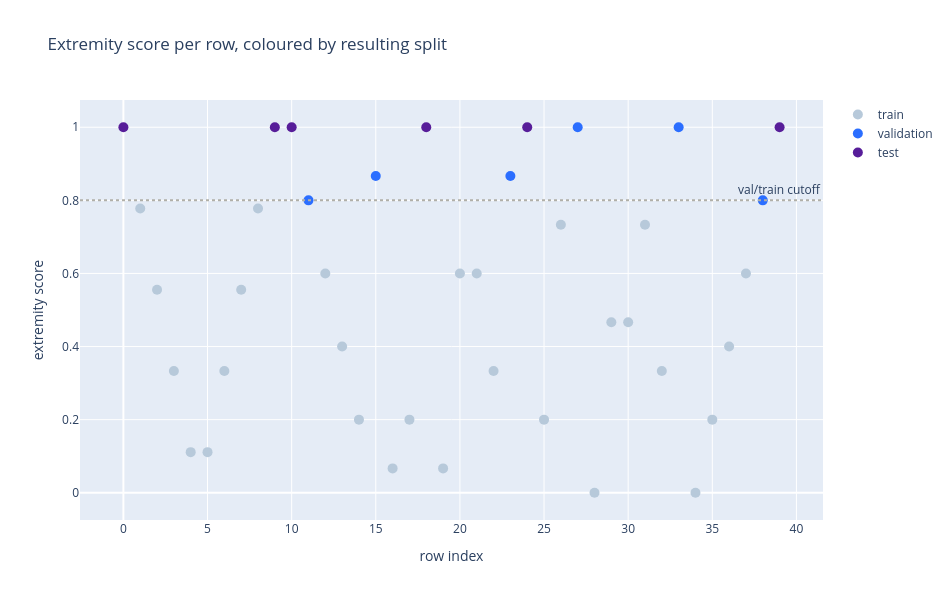

Notebook source saved alongside this figure:
### Markdown cell above
**Visual check** — the score that actually drove the split, one point per row:

### Code cell
row_ids = np.arange(n)

fig = go.Figure()
for s in ["train", "val", "test"]:
    mask = split == s
    fig.add_trace(go.Scatter(x=row_ids[mask], y=extremity[mask], mode="markers",
                              marker=dict(color=SPLIT_COLOR_OF[s], size=10,
                                          line=dict(color=SPLIT_COLORS["reference"], width=0.0)),
                              name=SPLIT_NAME_OF[s]))
fig.add_hline(y=extremity[order[11]], line_dash="dot", line_color=SPLIT_COLORS["neutral"],
              annotation_text="val/train cutoff")
fig.update_layout(title="Extremity score per row, coloured by resulting split",
                   xaxis_title="row index", yaxis_title="extremity score",
                   width=950, height=600)
fig.show()
fig.write_html(str(HTML_DIR / "A3_03_extremity_scatter.html"), include_plotlyjs="inline")

### Figure 1 — Plotly figure (JSON) as saved in the notebook; plotly's stock layout.template omitted (floating-point values rounded to 4 significant figures)
{"data": [{"marker": {"color": "#B7C9DA", "line": {"color": "#343A40", "width": 0}, "size": 10}, "mode": "markers", "name": "train", "type": "scatter", "x": [1, 2, 3, 4, 5, 6, 7, 8, 12, 13, 14, 16, 17, 19, 20, 21, 22, 25, 26, 28, 29, 30, 31, 32, 34, 35, 36, 37], "y": [0.7778, 0.5556, 0.3333, 0.1111, 0.1111, 0.3333, 0.5556, 0.7778, 0.6, 0.4, 0.2, 0.06667, 0.2, 0.06667, 0.6, 0.6, 0.3333, 0.2, 0.7333, 0.0, 0.4667, 0.4667, 0.7333, 0.3333, 0.0, 0.2, 0.4, 0.6]}, {"marker": {"color": "#2B6EFF", "line": {"color": "#343A40", "width": 0}, "size": 10}, "mode": "markers", "name": "validation", "type": "scatter", "x": [11, 15, 23, 27, 33, 38], "y": [0.8, 0.8667, 0.8667, 1.0, 1.0, 0.8]}, {"marker": {"color": "#571D99", "line": {"color": "#343A40", "width": 0}, "size": 10}, "mode": "markers", "name": "test", "type": "scatter", "x": [0, 9, 10, 18, 24, 39], "y": [1.0, 1.0, 1.0, 1.0, 1.0, 1.0]}], "layout": {"annotations": [{"showarrow": false, "text": "val/train cutoff", "x": 1, "xanchor": "right", "xref": "x domain", "y": 0.8, "yanchor": "bottom", "yref": "y"}], "height": 600, "shapes": [{"line": {"color": "#B0AFA8", "dash": "dot"}, "type": "line", "x0": 0, "x1": 1, "xref": "x domain", "y0": 0.8, "y1": 0.8, "yref": "y"}], "title": {"text": "Extremity score per row, coloured by resulting split"}, "width": 950, "xaxis": {"title": {"text": "row index"}}, "yaxis": {"title": {"text": "extremity score"}}}}
